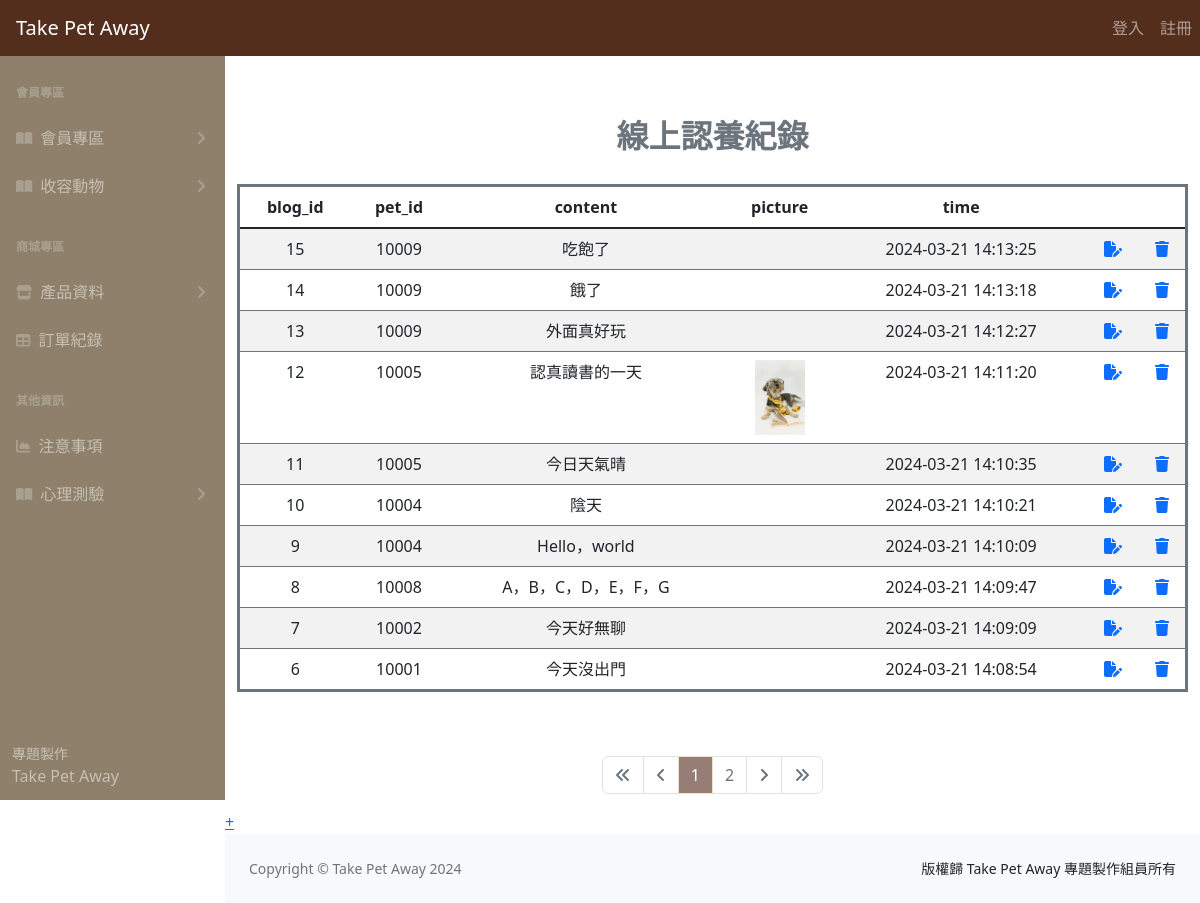
Screenshot of /blog.php with the database file from the repository.
### tables this page shows
CREATE TABLE
    `blog` (
        `blog_id` int (11) NOT NULL,
        `pet_id` int (11) NOT NULL,
        `content` varchar(100) NOT NULL,
        `pic` varchar(100) DEFAULT NULL,
        `time` datetime NOT NULL
    );

### blog.php (the view, shortened to what this page needs)
<?php
require __DIR__ . '/parts/pdo-connect.php';
$page = isset($_GET['page']) ? intval($_GET['page']) : 1;
$perPage = 10;
$total_sql = "SELECT COUNT(1) FROM blog";
$total_stmt = $pdo->query($total_sql);
$totalRows = $total_stmt->fetch(PDO::FETCH_NUM)[0];
$totalPages = ceil($totalRows / $perPage);
$rows = [];
if ($totalRows > 0) {
  $sql = sprintf("SELECT * FROM blog ORDER BY blog_id DESC LIMIT %s, %s", ($page - 1) * $perPage, $perPage);
  $rows = $pdo->query($sql)->fetchAll();
}
?>
<?php include __DIR__ . '/parts/1_head.php' ?>
<?php include __DIR__ . '/parts/2_nav.php' ?>
<?php include __DIR__ . '/parts/3_side_nav.php' ?>
<div class="container">
  <div class="row">
    <h3 class="text-center mt-5 fw-bold lh-lg text-secondary fs-2">線上認養紀錄</h3>
    <div class="col">
      <table class="table table-striped table-hover mt-2 border border-3 border-secondary">
        <thead>
          <tr class="text-center">
            <th>blog_id</th>
            <th>pet_id</th>
            <th>content</th>
            <th>picture</th>
            <th>time</th>
            <th><i></i></th>
            <th><i></i></th>
          </tr>
        </thead>
        <tbody class="table-group-divider">
          <?php foreach ($rows as $r) : ?>
            <tr class="text-center">
              <td><?= $r['blog_id'] ?></td>
              <td><?= $r['pet_id'] ?></td>
              <td><?= $r['content'] ?></td>
              <td>
                <div><img style="width: 50px;" src="uploads/<?= $r['pic'] ?>" alt=""> </div>
              </td>
              <td><?= $r['time'] ?></td>
              <td>
                <a href="blog_edit.php?blog_id=<?= $r['blog_id'] ?>">
                  <i class="fa-solid fa-file-pen"></i>
                </a>
              </td>
              <td>
                <a href="javascript: deleteOne(<?= $r['blog_id'] ?>)">
                  <i class="fa-solid fa-trash"></i>
                </a>
              </td>
            </tr>
          <?php endforeach ?>
        </tbody>
      </table>
    </div>
  </div>
  <div class="row mt-5">
    <div class="col d-flex justify-content-center">
      <nav aria-label="Page navigation example">
        <ul class="pagination">
          <li class="page-item <?= $page == 1 ? 'disabled' : '' ?>">
            <a class="page-link" href="?page=1">
              <i class="fa-solid fa-angles-left"></i>
            </a>
          </li>
          <li class="page-item <?= $page == 1 ? 'disabled' : '' ?>">
            <a class="page-link" href="?page=<?= $page - 1 ?>">
              <i class="fa-solid fa-angle-left"></i>
            </a>
          </li>
          <?php for ($i = $page - 5; $i <= $page + 5; $i++) : ?>
            <?php if ($i >= 1 and $i <= $totalPages) : ?>
              <li class="page-item  <?= $i != $page ?: 'active' ?>">
                <a class="page-link bd-secondary" href="?page=<?= $i ?>"><?= $i ?></a>
              </li>
            <?php endif ?>
          <?php endfor ?>
          <li class="page-item <?= $page == $totalPages ? 'disabled' : '' ?>">
            <a class="page-link" href="?page=<?= $page + 1 ?>">
              <i class="fa-solid fa-angle-right"></i>
            </a>
          </li>
          <li class="page-item <?= $page == $totalPages ? 'disabled' : '' ?>">
            <a class="page-link" href="?page=<?= $totalPages ?>">
              <i class="fa-solid fa-angles-right"></i>
            </a>
          </li>
        </ul>
      </nav>
    </div>
  </div>
</div>
<a href="blog_add.php">+</a>
<?php include __DIR__ . '/parts/4_footer.php' ?>
<?php include __DIR__ . '/parts/6_foot.php' ?>

### parts/1_head.php (style rules this page uses)
:root { --bs-dark-rgb: 83, 46, 28; }
.row { --bs-gutter-x: 0rem; }
.pagination, .datatable-pagination ul { --bs-pagination-active-border-color: #EEE0C9; --bs-pagination-active-bg: #967E76; --bs-link-color: #967E76; --bs-link-hover-color: #967E76; --bs-dark-rgb: #967E76; }

### rows the page displays
blog: blog_id "15", pet "10009", content "吃飽了", time "2024-03-21 14:13:25"
blog: blog_id "14", pet "10009", content "餓了", time "2024-03-21 14:13:18"
blog: blog_id "13", pet "10009", content "外面真好玩", time "2024-03-21 14:12:27"
blog: blog_id "12", pet "10005", content "認真讀書的一天", pic (picture), time "2024-03-21 14:11:20"
blog: blog_id "11", pet "10005", content "今日天氣晴", time "2024-03-21 14:10:35"
blog: blog_id "10", pet "10004", content "陰天", time "2024-03-21 14:10:21"
blog: blog_id "9", pet "10004", content "Hello，world", time "2024-03-21 14:10:09"
blog: blog_id "8", pet "10008", content "A，B，C，D，E，F，G", time "2024-03-21 14:09:47"
blog: blog_id "7", pet "10002", content "今天好無聊", time "2024-03-21 14:09:09"
blog: blog_id "6", pet "10001", content "今天沒出門", time "2024-03-21 14:08:54"
